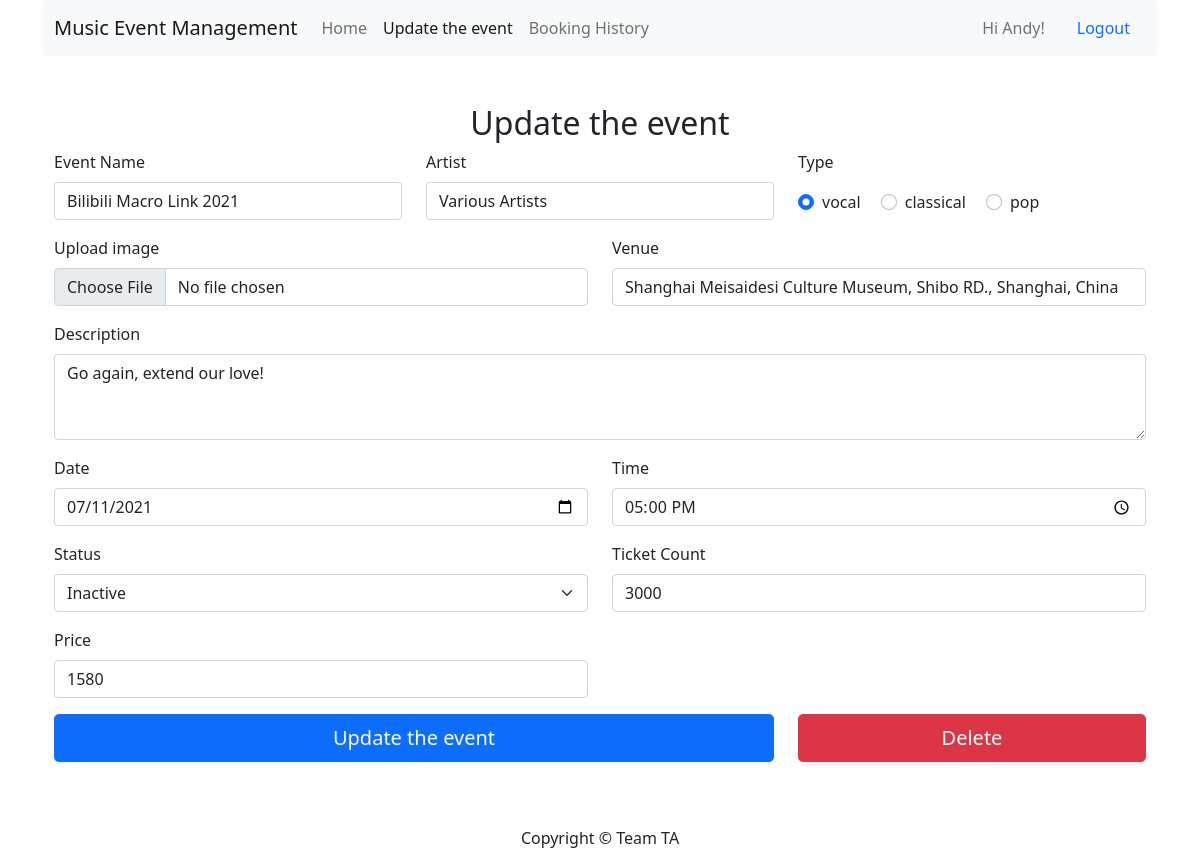
Page /admin/update_event?event_id=2 (signed in) on the committed database.
### app/models.py (models this page shows, shortened)
class User(db.Model, UserMixin):
    __tablename__ = 'users'
    id = db.Column(db.Integer, primary_key=True)
    role = db.Column(db.String(32), index=False, nullable=False)
    username = db.Column(db.String(128), index=True,
                         unique=True, nullable=False)
    emailid = db.Column(db.String(128), index=False, nullable=False)
    phonenumber = db.Column(db.String(128), index=False, nullable=False)
    address = db.Column(db.String(128), nullable=True)
    password_hash = db.Column(db.String(128), nullable=False)
    comments = db.relationship('Comment', backref='user')
    bookings = db.relationship('Booking', backref='user')

class Event(db.Model):
    __tablename__ = 'events'
    id = db.Column(db.Integer, primary_key=True)
    name = db.Column(db.String(128), index=True, nullable=False)
    type = db.Column(db.String(64), nullable=False)
    venue = db.Column(db.String(128), nullable=False)
    datetime = db.Column(db.DateTime, nullable=False)
    price = db.Column(db.Integer)
    artist = db.Column(db.String(128), nullable=False)
    description = db.Column(db.String(384), nullable=False)
    ticketcount = db.Column(db.Integer, nullable=False)
    status = db.Column(db.String(64), nullable=False)
    creator_id = db.Column(
        db.Integer, db.ForeignKey('users.id'), nullable=False)
    comments = db.relationship('Comment', backref='events')

### app/admin/__init__.py (the view, shortened to what this page needs)
@bp.route('/update_event', methods=['POST', 'GET'])
@login_required
def update_event():
    if current_user.role != 'administrator':
        return redirect(url_for('main.content.list_items'))
    event_id = request.args.get('event_id')
    e1 = Event.query.filter_by(id=event_id).first()
    return render_template('admin/event_editor.html',
                           url=url_for('main.admin.update_event',
                                       event_id=event_id),
                           date=e1.datetime.date().strftime("%Y-%m-%d"),
                           time=e1.datetime.time().strftime("%H:%M"), e=e1,
                           title="Update the event",
                           event_id=event_id,
                           )

### app/__init__.py (called while the page is built)
def create_app():
    app = Flask(__name__)
    app.debug = True
    app.secret_key = 'utroutoru'
    app.config['SQLALCHEMY_DATABASE_URI'] = 'sqlite:///database.db'
    db.init_app(app)
    bootstrap = Bootstrap(app)
    login_manager = LoginManager()
    login_manager.login_view = 'main.user.login'
    login_manager.init_app(app)
    from .models import User
    @login_manager.user_loader
    def load_user(user_id):
        return User.query.get(int(user_id))
    from . import views
    app.register_blueprint(views.bp)
    return app

### app/templates/admin/event_editor.html (shortened to what this page needs)
{% extends "base.html" %}{% block header %}
<li class="nav-item">
  <a class="nav-link" href="{{ url_for('main.content.list_items') }}">Home</a>
</li>
<li class="nav-item">
  <a class="nav-link active" href="{{ url }}">{{ title }}</a>
</li>
<li class="nav-item">
  <a class="nav-link" href="{{ url_for('main.order.booking_history') }}"
    >Booking History</a
  >
</li>
{% endblock %} {% block content %}
<div class="container col-xxl-8 px-4 py-5">
  <h2 class="text-center">{{ title }}</h2>
  <form
    class="row"
    action="{{ url }}"
    enctype="multipart/form-data"
    method="POST"
  >
    <div class="col-4 mb-3">
      <label for="name" class="form-label">Event Name</label>
      <input
        type="text"
        class="form-control"
        name="name"
        id="name"
        placeholder="Event Name"
        value="{{ e.name }}"
        required
      />
    </div>
    <div class="col-4 mb-3">
      <label for="artist" class="form-label">Artist</label>
      <input
        type="text"
        class="form-control"
        name="artist"
        id="artist"
        placeholder="Artist"
        value="{{ e.artist }}"
        required
      />
    </div>
    <div class="col-4 mb-3">
      <p>Type</p>
      <div class="form-check form-check-inline">
        <input class="form-check-input" type="radio" name="type" id="vocal"
        value="vocal" {% if e.type == "vocal" %} checked {% endif %} />
        <label class="form-check-label" for="vocal">vocal</label>
      </div>
      <div class="form-check form-check-inline">
        <input class="form-check-input" type="radio" name="type" id="classical"
        value="classical" {% if e.type == "classical" %} checked {% endif %} />
        <label class="form-check-label" for="classical">classical</label>
      </div>
      <div class="form-check form-check-inline">
        <input class="form-check-input" type="radio" name="type" id="pop"
        value="pop" {% if e.type == "pop" %} checked {% endif %} />
        <label class="form-check-label" for="pop">pop</label>
      </div>
    </div>
    <div class="col-6 mb-3">
      <label for="image" class="form-label">Upload image</label>
      <input name="file" class="form-control" type="file" id="image" />
    </div>
    <div class="col-6 mb-3">
      <label for="venue" class="form-label">Venue</label>
      <input
        type="text"
        class="form-control"
        name="venue"
        id="venue"
        placeholder="Venue"
        value="{{ e.venue }}"
        required
      />
    </div>
    <div class="col-12 mb-3">
      <label for="description" class="form-label">Description</label>
      <textarea
        name="description"
        class="form-control"
        id="description"
        rows="3"
      >
{{ e.description }}</textarea
      >
    </div>
    <div class="col-6 mb-3">
      <label for="date" class="form-label">Date</label>
      <input
        value="{{ date }}"
        name="date"
        type="date"
        class="form-control"
        id="date"
        required
      />
    </div>
    <div class="col-6 mb-3">
      <label for="time" class="form-label">Time</label>
      <input
        value="{{ time }}"
        name="time"
        type="time"
        class="form-control"
        id="time"
        required
      />
    </div>
    <div class="col-6 mb-3">
      <label for="status" class="form-label">Status</label>
      <select name="status" class="form-select" aria-label="Select the status">
        <option {% if e.status == "inactive" %} selected {% endif %} value="inactive">Inactive</option>
      </select>
    </div>
    <div class="col-6 mb-3">
      <label for="ticketcount" class="form-label">Ticket Count</label>
      <input
        type="number"
        class="form-control"
        name="ticketcount"
        id="ticketcount"
        value="{{ e.ticketcount }}"
        placeholder="Ticket Count"
        required
      />
    </div>
    <div class="col-6 mb-3">
      <label for="price" class="form-label">Price</label>
      <input
        type="number"
        class="form-control"
        name="price"
        id="price"
        value="{{ e.price }}"
        placeholder="Price"
        required
      />
    </div>
    <div class="col-8 mb-3">
      <button class="w-100 btn btn-primary btn-lg" type="submit">
        {{ title }}
      </button>
    </div>
    {% if title == 'Update the event' %}
    <div class="col-4 mb-3">
      <a href="{{ url_for('main.admin.delete_event', event_id=event_id) }}">
        <button type="button" class="w-100 btn btn-danger btn-lg">
          Delete
        </button></a
      >
    </div>
    {% endif %}
  </form>
</div>
{% endblock %}

### app/templates/base.html (shortened to what this page needs)
<!DOCTYPE html>
<html lang="en">
  <head>
    <link
      href="https://cdn.jsdelivr.net/npm/bootstrap@5.0.1/dist/css/bootstrap.min.css"
      rel="stylesheet"
    />
  </head>
  <body>
    <header>
      <div class="container">
        <nav class="navbar navbar-expand-lg navbar-light bg-light rounded">
          <div class="container-fluid">
            <a
              class="navbar-brand"
              href="{{ url_for('main.content.list_items') }}"
              >Music Event Management</a
            >
            <div class="collapse navbar-collapse" id="navbars">
              <ul class="navbar-nav me-auto mb-2 mb-lg-0">
                {% block header %} {% endblock %}
              </ul>
              {% if current_user.is_authenticated %}
              <div class="nav-item">
                <a
                  class="nav-link disabled"
                  href="#"
                  tabindex="-1"
                  aria-disabled="true"
                >
                  Hi {{ current_user.username }}!</a
                >
              </div>
              {% endif %}
              <div class="nav-item">
                {% if current_user.is_authenticated %}
                <a class="nav-link" href="{{ url_for('main.user.logout') }}"
                  >Logout</a
                >
                {% else %}
                <a class="nav-link" href="{{ url_for('main.user.login') }}"
                  >Login</a
                >
                {% endif %}
              </div>
            </div>
          </div>
        </nav>
      </div>
    </header>
    <main>
      {% block content %} {% endblock %}
    </main>
    <footer class="footer">
      <div class="container text-center">
        <p>Copyright &copy; Team TA</p>
      </div>
    </footer>
  </body>
</html>

### rows in the picture
User: username "Andy"
Event: name "Bilibili Macro Link 2021", artist "Various Artists", type "☑ vocal", type "☐ classical", type "☐ pop", venue "Shanghai Meisaidesi Culture Museum, Shibo RD., Shanghai, China", description "Go again, extend our love!", status "Inactive", ticketcount "3000", price "1580"

### other values in the picture
{{ title }} "Update the event"
